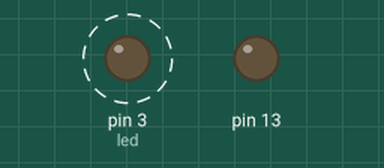
This sketch was run on a simulated Arduino Uno, built with avr-gcc and run on an emulated ATmega328P. Shown: output pins drawn as LEDs (lit = HIGH). Dashed ring = blinking.

Above: at 0.5 s.
At 3.5 s:
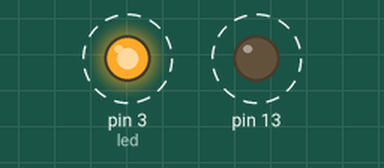
Timing chart, 0 to 4.6 s (numbered marks = the images above):
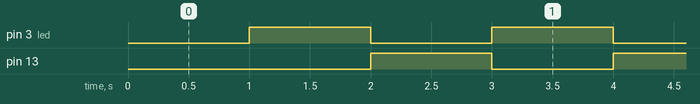

Measured:
- by itself, pin 3 (led), pin 13: alternates HIGH for 1.0 s and LOW for 1.0 s

The sketch:

glow_led.ino
```cpp
const int led = 3;

void setup() {
  // put your setup code here, to run once:
  pinMode(led,OUTPUT);
  pinMode(13, OUTPUT);
}

void loop() {
  // put your main code here, to run repeatedly:
  delay(1000);
  digitalWrite(led,HIGH);
  digitalWrite(13,LOW);
  delay(1000);
  digitalWrite(led,LOW);
  digitalWrite(13,HIGH);
}
```
